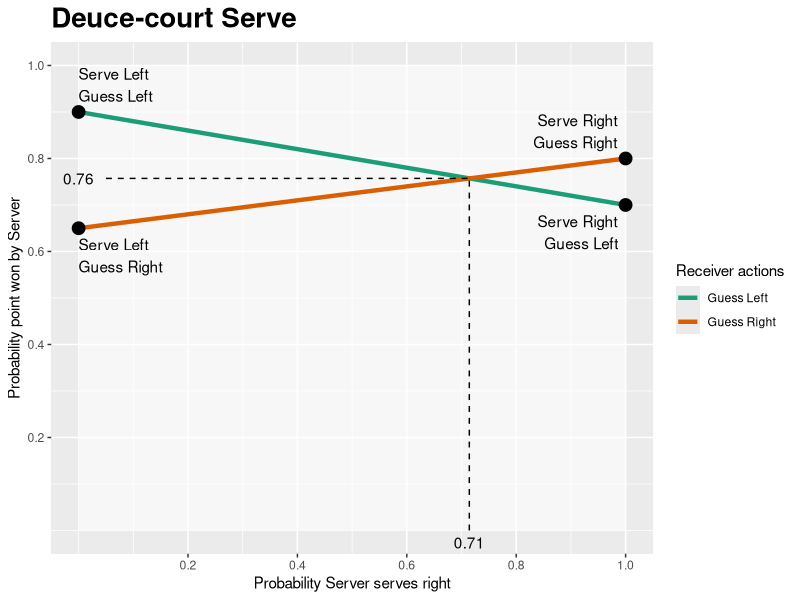
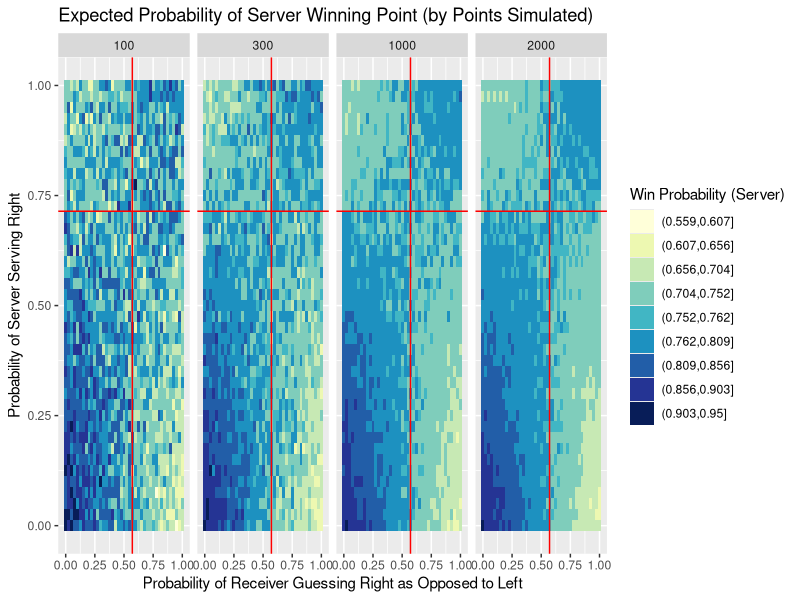
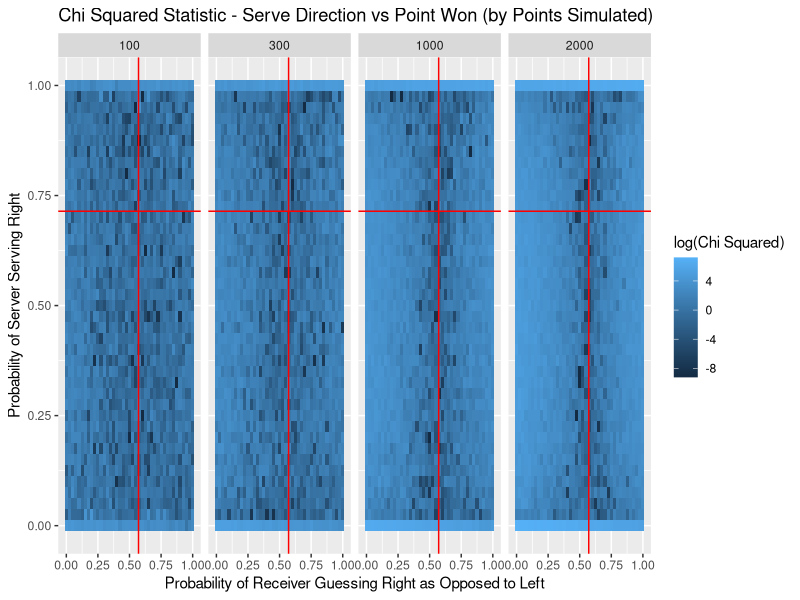
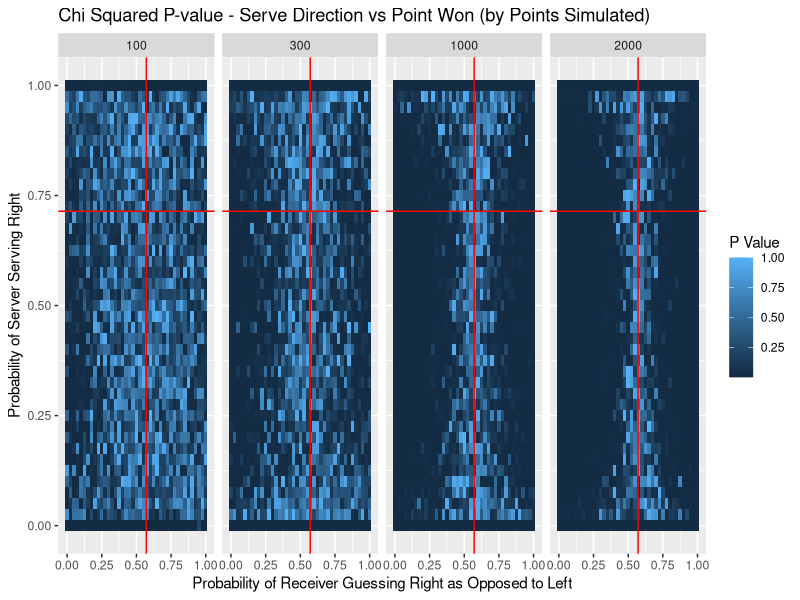

Reproduce these figures in R, in order.
## ---- chunk 1
library(ggplot2)
library(reshape2)
library(plyr)
## ---- chunk 2

# Model parameters
# Probabilities for server winning point
# serve: sv, receive: rc, left: lf, right: rt
# e.g.: sv_lf.rc_rt: serve_left.receive_right

model.df <- data.frame(prob    = c( 0.9,          0.65,          0.7,           0.80),
                       sv      = c( 0.0,          0.0,           1.0,           1.0),
                       rc      = c( 0.0,          1.0,           0.0,           1.0),
                       desc.sv = c("Serve Left", "Serve Left",  "Serve Right", "Serve Right"),
                       desc.rc = c("Guess Left", "Guess Right", "Guess Left",  "Guess Right"),
                       hj      = c( 0.0,          0.0,           1.1,           1.1),
                       vj      = c(-0.3,          1.3,           1.3,          -0.3))

model.df$desc <- paste(model.df$desc.sv, model.df$desc.rc, sep="\n")

# Conflict Matrix:
# |             | Receive left | Receive Right |
# |-------------|:------------:|:-------------:|
# |  Serve Left |  sv_lf.rc_lf |  sv_lf.rc_rt  |
# | Serve Right |  sv_rt.rc_lf |  sv_rt.rc_rt  |

conflict.matrix <- matrix(data=model.df$prob, nrow = 2, byrow = TRUE)

# Equilibrium point
d.r1 <- abs(diff(conflict.matrix[1,]))
d.r2 <- abs(diff(conflict.matrix[2,]))
d.c1 <- abs(diff(conflict.matrix[,1]))
d.c2 <- abs(diff(conflict.matrix[,2]))
sv_rt.eq <- d.r1 / (d.r1 + d.r2)
rc_rt.eq <- d.c1 / (d.c1 + d.c2)

# Expected value of game (server)
ex.sv <- as.numeric(conflict.matrix[,1]  %*% c(1 - sv_rt.eq, sv_rt.eq))
## ---- chunk 3

# Plotting parameters
b <- (1:5)*20/100
ann_size <- 4

# Generate Plot
p <- ggplot(model.df, aes(x=sv, y=prob, label=desc)) + 
  geom_rect(aes(xmin=0, xmax=1, ymin=0, ymax=1), fill="white", alpha=.2) + 
  geom_line(aes(group=rc, color=desc.rc), size=1.5) +
  geom_point(size = 4) +
  geom_text(aes(hjust=hj, vjust=vj)) +
  annotate("segment", x=0.05,    xend=sv_rt.eq, y=ex.sv, yend=ex.sv, linetype=2) + 
  annotate("segment", x=sv_rt.eq, xend=sv_rt.eq, y=0,  yend=ex.sv, linetype=2) +
  annotate("text", label=round(ex.sv, 2), x=0, y=ex.sv, hjust=.5) +
  annotate("text", label=round(sv_rt.eq, 2), x=sv_rt.eq, y=0, vjust=1.5) +
  ggtitle("Deuce-court Serve") +
  xlab("Probability Server serves right") + 
  scale_x_continuous(breaks=b) +
  ylab("Probability point won by Server") +
  scale_y_continuous(breaks=b) +
  theme(plot.title = element_text(face="bold", size=20)) + 
  scale_color_manual(name = "Receiver actions",
                     values = c("#1b9e77", "#d95f02"))

# Turn off clipping
gt <- ggplot_gtable(ggplot_build(p))
gt$layout$clip[gt$layout$name == "panel"] <- "off"

# Display
plot(gt)

## ---- chunk 4

simulate.points <- function(probs, sv_rt.act, rc_rt.act, n.pts){  
  # ==============================================================
  # Unroll probabilities    # Probability serer wins when:
                            # |--------------|-------------------|
                            # | Server       | Receiver          |
                            # |--------------|-------------------|
  sv_lf.rc_lf <- probs[1]   # | Serves left  | Guesses left      |
  sv_lf.rc_rt <- probs[2]   # | Serves left  | Guesses right     |
  sv_rt.rc_lf <- probs[3]   # | Serves right | Guesses left      |
  sv_rt.rc_rt <- probs[4]   # | Serves right | Guesses right     |
  
  # sv_rt.act = Probability server serves right
  # rc_rt.act = Probability receiver guesses right
  # ** these do not have to equal equilibrium values
  
  # n.pts = number of points to simulate
  # ==============================================================
  
  # Simulate serves and receive-guesses
  # Serve left = 0, Serve right = 1
  # Guess left = 0, Guess right = 1
  sv <- rbinom(n.pts, 1, sv_rt.act)
  rc <- rbinom(n.pts, 1, rc_rt.act)
  
  # Simulate winner of point based on given probabilities
  # sv.wins = 1, server wins
  # sv.wins = 0, server loses
  point.results <- data.frame(sv=sv, rc=rc, sv.wins=NA)
  
  # Create filters for the four combinations:
  f.sv_lf.rc_lf <- sv == 0 & rc == 0     # Serve left  - Guess left
  f.sv_lf.rc_rt <- sv == 0 & rc == 1     # Serve left  - Guess right
  f.sv_rt.rc_lf <- sv == 1 & rc == 0     # Serve right - Guess left
  f.sv_rt.rc_rt <- sv == 1 & rc == 1     # Serve right - Guess right
  
  # Simulate results:                            Number of points       Prob of winning
  point.results$sv.wins[f.sv_lf.rc_lf] <- rbinom(sum(f.sv_lf.rc_lf), 1, sv_lf.rc_lf)
  point.results$sv.wins[f.sv_lf.rc_rt] <- rbinom(sum(f.sv_lf.rc_rt), 1, sv_lf.rc_rt)
  point.results$sv.wins[f.sv_rt.rc_lf] <- rbinom(sum(f.sv_rt.rc_lf), 1, sv_rt.rc_lf)
  point.results$sv.wins[f.sv_rt.rc_rt] <- rbinom(sum(f.sv_rt.rc_rt), 1, sv_rt.rc_rt)
  
  return(point.results)
}

## ---- chunk 5
# Set parameters
n.points <- 250

use.eq <- TRUE

if(use.eq){
  serve_right.actual <- sv_rt.eq
  receive_right.actual <- rc_rt.eq
} else{
  serve_right.actual <- 0
  receive_right.actual <- 0
}

# Run simulation
sim.test <- simulate.points(model.df$prob, serve_right.actual, receive_right.actual, n.points)

# Take a look at the results: If playing at equilibrium these should be equal
print(c("Use equilibrium values: ", use.eq))
print(c("Probability server wins when serving right: ", mean(sim.test$sv.wins[sim.test$sv == 1])))
print(c("Probability server wins when serving left: ",  mean(sim.test$sv.wins[sim.test$sv == 0])))

print(c("Probability server wins overall: ", mean(sim.test$sv.wins)))

# Use the chi squared test to determine if Serve Direction is independent of winning point

# |------------------|-------------------|-------------------|
# |                  | Point lost        | Point Won         |
# |------------------|-------------------|-------------------|
# | Serve Left       | count(lost|left)  | count(won|left)   |
# |------------------|-------------------|-------------------|
# | Serve Right      | count(lost|right) | count(won|right)  |
# |------------------|-------------------|-------------------|

m <- table(sim.test$sv, sim.test$sv.wins)

chisq.test(m, correct=FALSE)
## ---- chunk 6
# ==============================================================================
# functions to return heat map color value
#
# Inputs:
#   probs: vector of probability server wins for all serve receive combinations
#   sv_rt.act: probability server serves right
#   rc_rt.act: probability receiver guesses right
#   n.pts: number of points to play
#
# Returns:
#   list$ev:  probability server wins point
#   list$chi: chi squared value of serve vs wins
#   list$pv:  p-value of serve vs wins
# ==============================================================================

sim.return <- function(probs, sv_rt.act, rc_rt.act, n.pts){
  # Simulation
  r <- simulate.points(probs, sv_rt.act, rc_rt.act, n.pts)
  
  # Calculations
  m <- table(r$sv, r$sv.wins)
  options(warn=-1)                          # suppress warnings from chisq.test
  chi.test <- chisq.test(m, correct=FALSE)
  options(warn=0)                           # turn warnings back on
  
  # Return list
  return.list <- list(ev = mean(r$sv.wins),
                      chi = chi.test$statistic,
                      pv = chi.test$p.value)
  
  return(return.list)
}

## ---- chunk 7
#------------------------------------------------------------
# Simulation parameters

per.side <- 40 # target is 40
increment <- 1 / per.side

# Number of games to simulate for each point in the grid
# Different values depending on objective
n.trials <- list("final"      = c(100, 1000, 10000, 50000),
                 "draft"      = c(100, 1000, 5000, 10000),
                 "fast"       = c(100, 300, 1000, 2000),
                 "test.multi" = c(100, 150, 200), 
                 "test.one"   = c(100),
                 "test.long"  = c(50000))                     #~2 minutes

current.run <- "fast"
#------------------------------------------------------------
                 
# Initialize result data frame
size.effect = data.frame()

# Run simulation <<<<<<<<<<<<<<<<<<<<<<<<<<<<<<<<<<<<<<<<<<<<
for(pts in n.trials[[current.run]]){
  
  # Create simulation grid
  sv.act <- seq(0, 1, increment)
  rc.act <- seq(0, 1, increment)
  
  df <- data.frame(expand.grid(sv.act, rc.act))
  names(df) <- c("sv.act", "rc.act")
  
  df$ev <- NA
  df$chi <- NA
  df$pv <- NA
  df$points <- pts
  
  # Run simulation for each point in grid
  for(r in 1:nrow(df)){
    sim.list <- sim.return(model.df$prob, df$sv.act[r], df$rc.act[r], pts)
    df$ev[r] <- sim.list$ev
    df$chi[r] <- sim.list$chi
    df$pv[r] <- sim.list$pv
  }
  
#   df <- ddply(df, .(sv.act, rc.act), transform,
#               sim = sim.return(model.df$prob, sv.act, rc.act, pts))
#   
#   df <- ddply(df, x(sv.act, rc.act), transform,
#               points = pts,
#               ev = sim$ev,
#               chi = sim$chi,
#               pv = sim$pv)
  
  print("Joining simulation of points =")
  print(pts)
  size.effect <- join(size.effect, df, type="full")
}
## ---- chunk 8

# Bin ev for plotting
ev.min <- min(size.effect$ev) - 0.001
ev.max <- max(size.effect$ev)
b <- c(seq(from=ev.min,        to=ex.sv - 0.005, length.out=5), 
       seq(from=ex.sv + 0.005, to=ev.max,        length.out=5))

size.effect$ev.bin <- cut(size.effect$ev, breaks=b)

# Plot
ggplot(size.effect, aes(x=rc.act, y=sv.act)) + 
  geom_tile(aes(fill=ev.bin)) + 
  geom_vline(xintercept=rc_rt.eq, color="red") + 
  geom_hline(yintercept=sv_rt.eq, color="red") +
  facet_grid(. ~ points) +
  scale_fill_brewer(palette = "YlGnBu") + 
  ggtitle("Expected Probability of Server Winning Point (by Points Simulated)") +
  xlab("Probability of Receiver Guessing Right as Opposed to Left") +
  ylab("Probability of Server Serving Right") + 
  labs(fill="Win Probability (Server)")

## ---- chunk 9
values <- c(16, 16, 32, 14)
m <- matrix(values, nrow=2, byrow=TRUE)
chisq.test(m, correct=FALSE)
## ---- chunk 10

size.effect$chi.mod <- size.effect$chi
size.effect$chi.mod[size.effect$chi.mod < 0.0001] <- 0.0001
size.effect$chi.log <- log(size.effect$chi.mod)

ggplot(size.effect, aes(x=rc.act, y=sv.act)) + 
  geom_tile(aes(fill=chi.log)) + 
  geom_vline(xintercept=rc_rt.eq, color="red") + 
  geom_hline(yintercept=sv_rt.eq, color="red") + 
  facet_grid(. ~ points) +
  ggtitle("Chi Squared Statistic - Serve Direction vs Point Won (by Points Simulated)") +
  xlab("Probability of Receiver Guessing Right as Opposed to Left") +
  ylab("Probability of Server Serving Right") + 
  labs(fill = "log(Chi Squared)")

## ---- chunk 11

ggplot(size.effect, aes(x=rc.act, y=sv.act)) + 
  geom_tile(aes(fill=pv)) + 
  geom_vline(xintercept=rc_rt.eq, color="red") + 
  geom_hline(yintercept=sv_rt.eq, color="red") + 
  facet_grid(. ~ points) +
  ggtitle("Chi Squared P-value - Serve Direction vs Point Won (by Points Simulated)") +
  xlab("Probability of Receiver Guessing Right as Opposed to Left") +
  ylab("Probability of Server Serving Right") +
  labs(fill = "P Value")

